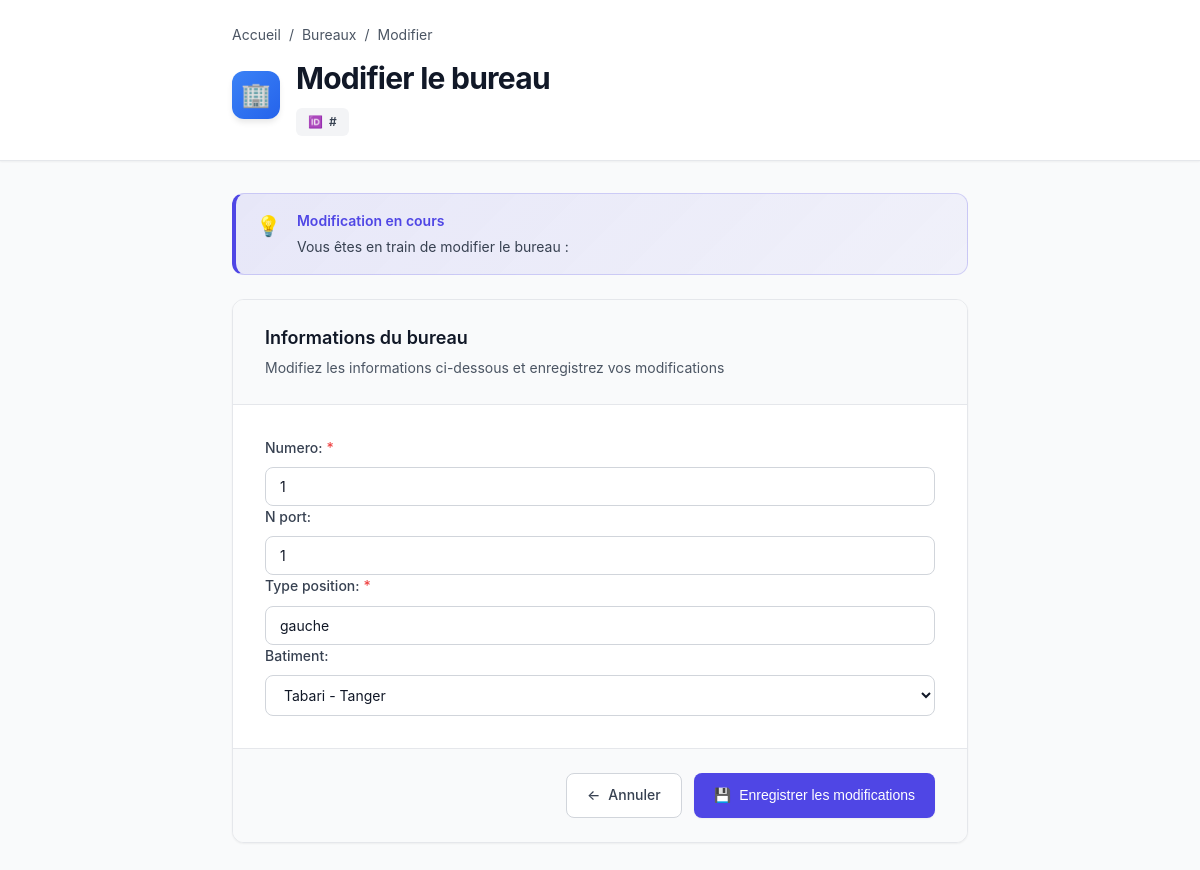
The app's page /modifier_bureau/4/ with its own data.
### inventaire/models.py (models this page shows, shortened)
class Bureau(models.Model):
    numero = models.CharField(max_length=50)
    n_port = models.CharField(max_length=50, blank=True, null=True)
    type_position = models.CharField(max_length=100)  # ex: bureau, salle IT, open space
    batiment = models.ForeignKey(Batiment, on_delete=models.CASCADE, null=True)

### inventaire/views.py (the view)
# urls.py: path('modifier_bureau/<int:id>/', views.modifier_bureau, name='modifier_bureau'),
def modifier_bureau(request, id):
    bureau = get_object_or_404(Bureau, id=id)
    if request.method == "POST":
        form = BureauForm(request.POST, instance=bureau)
        if form.is_valid():
            form.save()
            return redirect('liste_bureaux')
    else:
        form = BureauForm(instance=bureau)
    return render(request, "inventaire/modifier_bureau.html", {"form": form})

### inventaire/forms.py
class BureauForm(forms.ModelForm):
    class Meta:
        model = Bureau
        fields = '__all__'

### inventaire/models.py (called while the page is built)
    def __str__(self):
        return self.libelle + " - " + self.ville

### inventaire/templates/inventaire/modifier_bureau.html (shortened to what this page needs)
<!DOCTYPE html>
<html lang="fr">
<head>
</head>
<body>
    <div class="header">
        <div class="header-content">
            <div class="breadcrumb">
                <a href="{% url 'home' %}">Accueil</a>
                <span>/</span>
                <a href="{% url 'liste_bureaux' %}">Bureaux</a>
                <span>/</span>
                <span>Modifier</span>
            </div>
            <div class="page-title-section">
                <div class="page-icon">🏢</div>
                <div class="page-title-wrapper">
                    <h1>Modifier le bureau</h1>
                    <span class="id-badge">
                        <span>🆔</span>
                        <span>#{{ bureau.id }}</span>
                    </span>
                </div>
            </div>
        </div>
    </div>
    <div class="container">
        <div class="info-alert">
            <div class="info-alert-icon">💡</div>
            <div class="info-alert-content">
                <div class="info-alert-title">Modification en cours</div>
                <div class="info-alert-text">
                    Vous êtes en train de modifier le bureau : <strong>{{ bureau.libelle }}</strong>
                </div>
            </div>
        </div>
        <div class="form-card">
            <div class="form-header">
                <div class="form-title">Informations du bureau</div>
                <div class="form-subtitle">Modifiez les informations ci-dessous et enregistrez vos modifications</div>
            </div>
            <div class="form-body">
                <form method="post" id="editBureauForm">
                    {{ form.as_p }}
                </form>
            </div>
            <div class="form-actions">
                <a href="{% url 'liste_bureaux' %}" class="btn btn-secondary">
                    <span>←</span>
                    <span>Annuler</span>
                </a>
                <button type="submit" form="editBureauForm" class="btn btn-primary">
                    <span>💾</span>
                    <span>Enregistrer les modifications</span>
                </button>
            </div>
        </div>
        </div>
</body>
</html>

### inventaire/templates/inventaire/modifier_bureau.html (style rules this page uses)
:root { --primary-color: #4f46e5; --primary-hover: #4338ca; --danger-color: #ef4444; --danger-hover: #dc2626; --success-color: #10b981; --warning-color: #f59e0b; --gray-50: #f9fafb; --gray-100: #f3f4f6; --gray-200: #e5e7eb; --gray-300: #d1d5db; --gray-600: #4b5563; --gray-700: #374151; --gray-900: #111827; --shadow-sm: 0 1px 2px 0 rgba(0, 0, 0, 0.05); --shadow-md: 0 4px 6px -1px rgba(0, 0, 0, 0.1); }
* { margin: 0; padding: 0; box-sizing: border-box; }
body { font-family: -apple-system, BlinkMacSystemFont, 'Segoe UI', Roboto, 'Helvetica Neue', Arial, sans-serif; background-color: var(--gray-50); color: var(--gray-900); line-height: 1.6; min-height: 100vh; }
.header { background: white; border-bottom: 1px solid var(--gray-200); padding: 1.5rem 0; margin-bottom: 2rem; box-shadow: var(--shadow-sm); }
.header-content { max-width: 800px; margin: 0 auto; padding: 0 2rem; }
.breadcrumb { display: flex; align-items: center; gap: 0.5rem; font-size: 0.875rem; color: var(--gray-600); margin-bottom: 0.5rem; }
.breadcrumb a { color: var(--gray-600); text-decoration: none; transition: color 0.2s; }
.page-title-section { display: flex; align-items: center; gap: 1rem; }
.page-icon { width: 48px; height: 48px; background: linear-gradient(135deg, #3b82f6, #2563eb); border-radius: 12px; display: flex; align-items: center; justify-content: center; font-size: 24px; box-shadow: var(--shadow-md); color: white; }
.page-title-wrapper { flex: 1; }
h1 { font-size: 1.875rem; font-weight: 700; color: var(--gray-900); letter-spacing: -0.025em; }
.id-badge { display: inline-flex; align-items: center; gap: 0.375rem; background: var(--gray-100); color: var(--gray-700); padding: 0.25rem 0.75rem; border-radius: 6px; font-size: 0.75rem; font-weight: 600; margin-top: 0.375rem; }
.container { max-width: 800px; margin: 0 auto; padding: 0 2rem 3rem; }
.info-alert { background: linear-gradient(135deg, rgba(79, 70, 229, 0.1), rgba(79, 70, 229, 0.05)); border: 1px solid rgba(79, 70, 229, 0.2); border-left: 4px solid var(--primary-color); border-radius: 12px; padding: 1rem 1.25rem; margin-bottom: 1.5rem; display: flex; align-items: flex-start; gap: 1rem; }
.info-alert-icon { font-size: 1.25rem; flex-shrink: 0; }
.info-alert-content { flex: 1; }
.info-alert-title { font-weight: 600; color: var(--primary-color); margin-bottom: 0.25rem; font-size: 0.875rem; }
.info-alert-text { font-size: 0.875rem; color: var(--gray-700); }
.form-card { background: white; border-radius: 12px; box-shadow: var(--shadow-sm); border: 1px solid var(--gray-200); overflow: hidden; }
.form-header { padding: 1.5rem 2rem; border-bottom: 1px solid var(--gray-200); background: var(--gray-50); }
.form-title { font-size: 1.125rem; font-weight: 600; color: var(--gray-900); margin-bottom: 0.25rem; }
.form-subtitle { font-size: 0.875rem; color: var(--gray-600); }
.form-body { padding: 2rem; }
label { display: block; font-size: 0.875rem; font-weight: 500; color: var(--gray-700); margin-bottom: 0.5rem; }
input[type="text"], input[type="number"], select, textarea { width: 100%; padding: 0.625rem 0.875rem; border: 1px solid var(--gray-300); border-radius: 8px; font-size: 0.875rem; font-family: inherit; transition: all 0.2s; background: white; color: var(--gray-900); }
.form-actions { padding: 1.5rem 2rem; background: var(--gray-50); border-top: 1px solid var(--gray-200); display: flex; gap: 0.75rem; justify-content: flex-end; }
.btn { display: inline-flex; align-items: center; gap: 0.5rem; padding: 0.625rem 1.25rem; font-size: 0.875rem; font-weight: 500; border-radius: 8px; text-decoration: none; border: none; cursor: pointer; transition: all 0.2s; }
.btn-primary { background: var(--primary-color); color: white; box-shadow: var(--shadow-sm); }
.btn-secondary { background: white; color: var(--gray-700); border: 1px solid var(--gray-300); }
label:has(+ input:required)::after { content: "*"; color: var(--danger-color); margin-left: 0.25rem; }

### records on screen
Bureau: numero "1", n_port "1", type_position "gauche", batiment "Tabari - Tanger"
